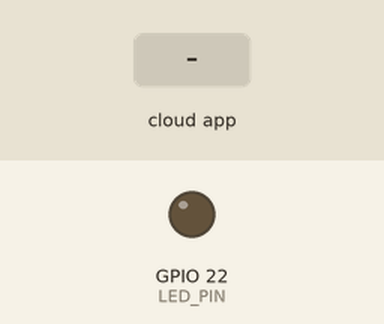
Simulated run of this sketch. Board: ESP8266 (NodeMCU). On the bench: output pins drawn as LEDs (lit = HIGH). The inputs (shaded band) are chosen by the test bench. WiFi joins after 1.5 s; servers stay silent unless stated; the Firebase database answers and starts empty; what the sketch prints to the serial monitor is not drawn.

Above: at 3.0 s.
3.1 s: the phone or cloud app sets on to 1
At 3.8 s:
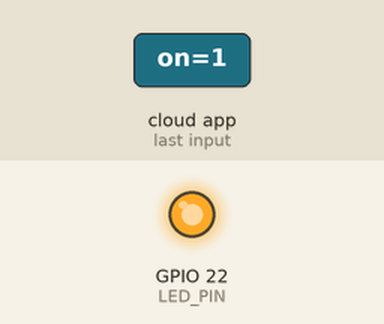
4.6 s: the phone or cloud app sets on to 0
At 5.0 s:
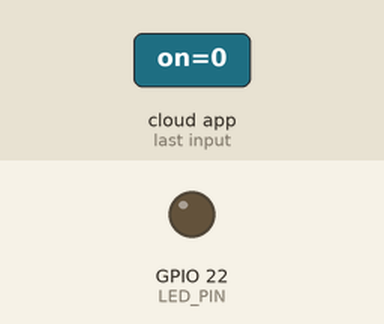
Timing chart, 0 to 7.6 s (numbered marks = the images above; inputs shaded):
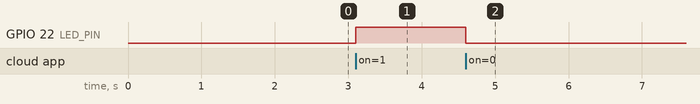

The sketch:

light-sync-new.ino
```cpp
#if defined(ESP32)
#include <WiFi.h>
#elif defined(ESP8266)
#include <ESP8266WiFi.h>
#endif

#include <Firebase_ESP_Client.h>

// Provide the token generation process info.
#include <addons/TokenHelper.h>

// Provide the RTDB payload printing info and other helper functions.
#include <addons/RTDBHelper.h>

/* 1. Define the WiFi credentials */
#define WIFI_SSID "WIFI_SSID"
#define WIFI_PASSWORD "WIFI_PASSWORD"

// For the following credentials, see examples/Authentications/SignInAsUser/EmailPassword/EmailPassword.ino

/* 2. Define the API Key */
#define API_KEY "API_KEY"

/* 3. Define the RTDB URL */
#define DATABASE_URL "<project-name>-default-rtdb.firebaseio.com" //<databaseName>.firebaseio.com or <databaseName>.<region>.firebasedatabase.app

/* 4. Define the user Email and password that alreadey registerd or added in your project */
#define USER_EMAIL "demo@demo.com"
#define USER_PASSWORD "demo123"


#define LED_PIN 22

#define LOCATION "/light/OnOff/on"

// Define Firebase Data object
FirebaseData fbdo;

FirebaseAuth auth;
FirebaseConfig config;

unsigned long sendDataPrevMillis = 0;

int count = 0;

uint32_t idleTimeForStream = 15000;

void setup()
{

  Serial.begin(115200);

  pinMode(LED_PIN, OUTPUT);

  WiFi.begin(WIFI_SSID, WIFI_PASSWORD);
  Serial.print("Connecting to Wi-Fi");
  while (WiFi.status() != WL_CONNECTED)
  {
    Serial.print(".");
    delay(300);
  }
  Serial.println();
  Serial.print("Connected with IP: ");
  Serial.println(WiFi.localIP());
  Serial.println();

  Serial.printf("Firebase Client v%s\n\n", FIREBASE_CLIENT_VERSION);

  // For the following credentials, see examples/Authentications/SignInAsUser/EmailPassword/EmailPassword.ino

  /* Assign the api key (required) */
  config.api_key = API_KEY;

  /* Assign the user sign in credentials */
  auth.user.email = USER_EMAIL;
  auth.user.password = USER_PASSWORD;

  /* Assign the RTDB URL (required) */
  config.database_url = DATABASE_URL;

  /* Assign the callback function for the long running token generation task */
  config.token_status_callback = tokenStatusCallback; // see addons/TokenHelper.h

  // Or use legacy authenticate method
  // config.database_url = DATABASE_URL;
  // config.signer.tokens.legacy_token = "<database secret>";

  // To connect without auth in Test Mode, see Authentications/TestMode/TestMode.ino

  Firebase.begin(&config, &auth);

  Firebase.reconnectWiFi(true);

  bool lightVal;
  Firebase.RTDB.getBool(&fbdo, F(LOCATION), &lightVal);
  digitalWrite(LED_PIN, lightVal);

  // The data under the node being stream (parent path) should keep small
  // Large stream payload leads to the parsing error due to memory allocation.
  if (!Firebase.RTDB.beginStream(&fbdo, LOCATION))
    Serial.printf("stream begin error, %s\n\n", fbdo.errorReason().c_str());
}

void loop()
{

  // Firebase.ready() should be called repeatedly to handle authentication tasks.

  /*
  if (Firebase.ready() && (millis() - sendDataPrevMillis > idleTimeForStream || sendDataPrevMillis == 0))
  {
    sendDataPrevMillis = millis();
    count++;
    // Due to single FirebaseData object used, stream connection will be interruped to send/receive data
    Serial.printf("Set string... %s\n\n", Firebase.RTDB.setString(&fbdo, "/test/stream/data", "Hello World! " + String(count)) ? "ok" : fbdo.errorReason().c_str());
  }
  */

  if (Firebase.ready())
  {

    if (!Firebase.RTDB.readStream(&fbdo))
      Serial.printf("stream read error, %s\n\n", fbdo.errorReason().c_str());

    if (fbdo.streamTimeout())
    {
      Serial.println("stream timed out, resuming...\n");

      if (!fbdo.httpConnected())
        Serial.printf("error code: %d, reason: %s\n\n", fbdo.httpCode(), fbdo.errorReason().c_str());
    }

    if (fbdo.streamAvailable())
    {
      Serial.printf("stream path, %s\nevent path, %s\ndata type, %s\nevent type, %s\nvalue, %s\n\n",
                    fbdo.streamPath().c_str(),
                    fbdo.dataPath().c_str(),
                    fbdo.dataType().c_str(),
                    fbdo.eventType().c_str(),
                    fbdo.stringData().c_str());
      digitalWrite(LED_PIN, fbdo.to<bool>());
    }
  }
}
```

Measured:
- after the input at 3.1 s, GPIO 22 (LED_PIN): LOW → HIGH at once
- after the input at 4.6 s, GPIO 22 (LED_PIN): HIGH → LOW at once
